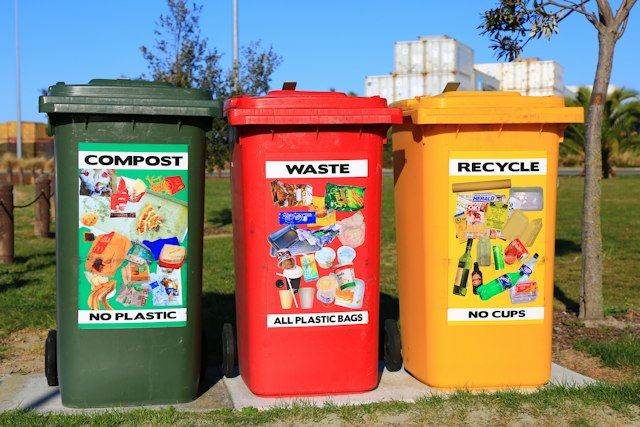
#> input picture iot-device/demo_assets/scene1.jpg, 640 x 427 px, found by its file name
$ python mock_smart_bin.py
#> lines starting #> are read from the running program, lines starting #| are printed output that depends on the picture; after the words box and inside, x2 and y2 are one past the last pixel; in counts of white or black regions, pixels touching at a corner belong together
import cv2
import numpy as np
import time
import requests
import urllib.request
import os

# ==================== 🛠️ 模拟环境配置 ====================
BACKEND_API_URL = "http://127.0.0.1:5000/api/v1/resident/submit-deposit"

# 🌟 三个场景的高清实物大图 URL (精心挑选的免版权、高画质工业废品检测场景图)
IMAGE_URLS = {
    "scenario_1": "https://images.unsplash.com/photo-1611284446314-60a58ac0deb9?auto=format&fit=crop&w=640&q=80", # 废塑料与杂质堆
    "scenario_2": "https://images.unsplash.com/photo-1542601906990-b4d3fb778b09?auto=format&fit=crop&w=640&q=80", # 泥泞与脏塑料瓶
    "scenario_3": "https://images.unsplash.com/photo-1528190336454-13cd56b45b5a?auto=format&fit=crop&w=640&q=80"  # 撕标、捏扁的完美PET塑料瓶堆
}

# 本地缓存路径
CACHE_DIR = "demo_assets"
if not os.path.exists(CACHE_DIR):
    os.makedirs(CACHE_DIR)

# 3段式 Demo 剧情定义
DEMO_SCENARIOS = [
    {
        "item_name": "Mixed Plastics with Organic Waste",
        "purity": 0,
        "is_anomaly": True,
        "hud_color": (0, 0, 255),  # 红色 BGR
        "msg": "❌ [AI REJECTED] Organic waste detected (Banana Peel). Lock engaged. Please remove the anomaly.",
        "purity_coefficient": 0.0,
        "img_path": os.path.join(CACHE_DIR, "scene1.jpg"),
        "img_url": IMAGE_URLS["scenario_1"]
    },
    {
        "item_name": "Contaminated PET Bottles",
        "purity": 50,
        "is_anomaly": False,
        "hud_color": (0, 140, 255),  # 黄色 BGR
        "msg": "⚠️ [AI WARNED] Contaminated PET (Liquid Residual detected). Shute unlocked with 50% payout penalty.",
        "purity_coefficient": 0.5,
        "img_path": os.path.join(CACHE_DIR, "scene2.jpg"),
        "img_url": IMAGE_URLS["scenario_2"]
    },
    {
        "item_name": "Premium PET Bottles",
        "purity": 98,
        "is_anomaly": False,
        "hud_color": (38, 192, 28),  # 绿色 BGR
        "msg": "✅ [AI VERIFIED] Premium Clean PET. 98% purity. Lock disengaged. Payout processing...",
        "purity_coefficient": 1.0,
        "img_path": os.path.join(CACHE_DIR, "scene3.jpg"),
        "img_url": IMAGE_URLS["scenario_3"]
    }
]

def download_assets():
    """静默下载高清实物演示图片"""
    print("📦 [Asset Preloader] Pre-loading high-resolution industrial waste imagery for Demo...")
    headers = {'User-Agent': 'Mozilla/5.0 (Windows NT 10.0; Win64; x64)'}
    for sc in DEMO_SCENARIOS:
        if not os.path.exists(sc["img_path"]):
            print(f"  -> Downloading {os.path.basename(sc['img_path'])}...")
            try:
                req = urllib.request.Request(sc["img_url"], headers=headers)
                with urllib.request.urlopen(req) as response, open(sc["img_path"], 'wb') as out_file:
                    out_file.write(response.read())
            except Exception as e:
                print(f"  ⚠️ Download failed for {os.path.basename(sc['img_path'])}: {e}. Generating fallback canvas.")

# 一键预载
download_assets()

def run_ai_camera_inspection(stage_index):
    """
    启动边缘 AI 摄像头：
    - 🟢 【方案 C】：直接在 OpenCV 画面中载入真实的工业废塑料现场照片，并在上方绘制精准的目标检测红/黄/绿框！
    """
#> called with stage_index = 0
    scenario = DEMO_SCENARIOS[stage_index]
    print(f"\n[AI Edge Vision] Running Demo Stage {stage_index+1}/3: Scan Item...")

    # 尝试加载下载好的高清实景照片
    frame = cv2.imread(scenario["img_path"])
#> frame is the input picture: shape (427, 640, 3); mean B, G, R 106.5, 127.8, 145.7

    # 如果图片未能成功加载，生成一张优雅的暗色背景做兜底
    if frame is None:
        frame = np.ones((480, 640, 3), dtype="uint8") * 24
    else:
        # 将图片裁剪/缩放到标准的 640x480 分辨率，以便铺满窗口
        frame = cv2.resize(frame, (640, 480))
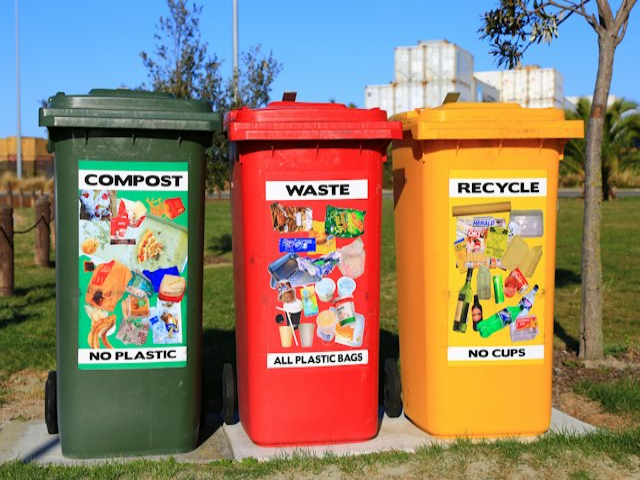
#> frame: shape (480, 640, 3); mean B, G, R 106.4, 127.7, 145.7

    h, w, _ = frame.shape
#> h = 480; w = 640
    box_x1, box_y1 = int(w * 0.12), int(h * 0.12)
#> box_x1 = 76; box_y1 = 57
    box_x2, box_y2 = int(w * 0.88), int(h * 0.88)
#> box_x2 = 563; box_y2 = 422

    # 制作暗色科技半透明滤镜，突出中间的 AI 检测框
    overlay = frame.copy()
    cv2.rectangle(overlay, (0, 0), (w, h), (10, 10, 10), -1)
#> overlay: shape (480, 640, 3); every value is 10
    # 局部还原亮色区域（即扫描框内部保留原图亮度）
    cv2.rectangle(overlay, (box_x1, box_y1), (box_x2, box_y2), (0, 0, 0), -1)
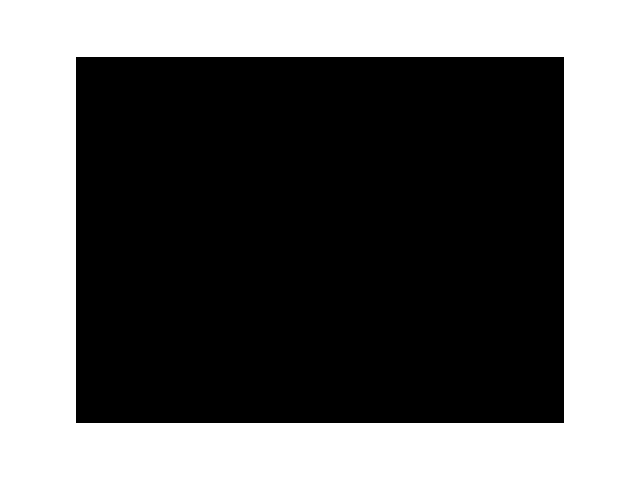
#> overlay: shape (480, 640, 3); values 0 (black) and 10 (white), 41.9% white; 1 white region, box (x1, y1, x2, y2) and area: (0, 0, 640, 480) 128592
    frame = cv2.addWeighted(overlay, 0.45, frame, 0.55, 0)
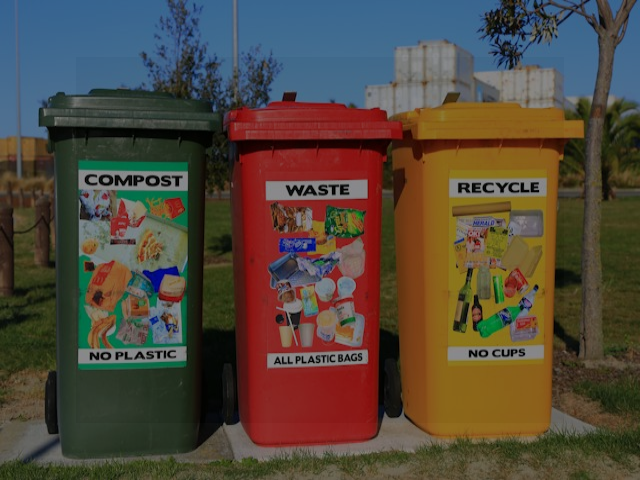
#> frame: shape (480, 640, 3); mean B, G, R 60.4, 72.1, 82

    # ==================== 🌟 方案 C：在实物照片上精准叠加 AI 检测框 🌟 ====================

    # 剧情 1：在真实的塑料瓶堆照片里，用重红方框圈出隐藏的有机香蕉皮异常
    if stage_index == 0:
        # 给周围的背景塑料废弃物框上细绿框
        cv2.rectangle(frame, (box_x1 + 25, box_y1 + 40), (box_x1 + 160, box_y1 + 180), (38, 192, 28), 1)
        cv2.putText(frame, "PET Plastic (89%)", (box_x1 + 25, box_y1 + 32), cv2.FONT_HERSHEY_SIMPLEX, 0.38, (38, 192, 28), 1, cv2.LINE_AA)

        cv2.rectangle(frame, (box_x1 + 280, box_y1 + 100), (box_x1 + 440, box_y1 + 240), (38, 192, 28), 1)
        cv2.putText(frame, "Mixed Plastic (91%)", (box_x1 + 280, box_y1 + 92), cv2.FONT_HERSHEY_SIMPLEX, 0.38, (38, 192, 28), 1, cv2.LINE_AA)

        # 在实景中央最显眼的地方，精准绘制香蕉皮红框（模拟 AI 在大堆塑料中提取异常）
        peel_x1, peel_y1, peel_x2, peel_y2 = box_x1 + 110, box_y1 + 120, box_x1 + 310, box_y1 + 280
#> peel_x1 = 186; peel_y1 = 177; peel_x2 = 386; peel_y2 = 337
        cv2.rectangle(frame, (peel_x1, peel_y1), (peel_x2, peel_y2), (0, 0, 255), 2) # 红色异常框
        cv2.putText(frame, "ANOMALY: Banana Peel (Organic)", (peel_x1, peel_y1 - 18),
                    cv2.FONT_HERSHEY_SIMPLEX, 0.45, (0, 0, 255), 1, cv2.LINE_AA)
        cv2.putText(frame, "System Lock Engaged (98.4%)", (peel_x1, peel_y2 + 20),
                    cv2.FONT_HERSHEY_SIMPLEX, 0.4, (0, 0, 255), 1, cv2.LINE_AA)

    # 剧情 2：在污水/泥泞脏瓶堆照片里，红绿框并存，黄框圈出并警告带残留液体的脏瓶
    elif stage_index == 1:
        # 周边其他普通瓶
        cv2.rectangle(frame, (box_x1 + 30, box_y1 + 50), (box_x1 + 180, box_y1 + 170), (38, 192, 28), 1)
        cv2.putText(frame, "PET Bottle (94%)", (box_x1 + 30, box_y1 + 42), cv2.FONT_HERSHEY_SIMPLEX, 0.38, (38, 192, 28), 1, cv2.LINE_AA)

        # 核心脏瓶目标，圈出黄框
        dirty_x1, dirty_y1, dirty_x2, dirty_y2 = box_x1 + 150, box_y1 + 90, box_x1 + 380, box_y1 + 290
        cv2.rectangle(frame, (dirty_x1, dirty_y1), (dirty_x2, dirty_y2), (0, 140, 255), 2) # 黄色警告框
        cv2.putText(frame, "ALERT: Dirty PET (Residual Liquid)", (dirty_x1, dirty_y1 - 18),
                    cv2.FONT_HERSHEY_SIMPLEX, 0.45, (0, 140, 255), 1, cv2.LINE_AA)
        cv2.putText(frame, "Purity Penalty Applied: 50% Credit", (dirty_x1, dirty_y2 + 20),
                    cv2.FONT_HERSHEY_SIMPLEX, 0.4, (0, 140, 255), 1, cv2.LINE_AA)

    # 剧情 3：在完美的洗净捏扁瓶堆实物图上，全线拉满绿色检测框，展现顶级分类
    elif stage_index == 2:
        # 对画面中多个被识别到的完美可回收物叠加上错落有致的绿色目标框
        targets = [
            (30, 40, 180, 160, "#1"),
            (190, 50, 310, 200, "#2"),
            (60, 180, 250, 320, "#3"),
            (260, 190, 430, 330, "#4")
        ]
        for tx1, ty1, tx2, ty2, idx in targets:
            cv2.rectangle(frame, (box_x1 + tx1, box_y1 + ty1), (box_x1 + tx2, box_y1 + ty2), (38, 192, 28), 2)
            cv2.putText(frame, f"Premium PET {idx} (98%)", (box_x1 + tx1, box_y1 + ty1 - 10),
                        cv2.FONT_HERSHEY_SIMPLEX, 0.4, (38, 192, 28), 1, cv2.LINE_AA)

    # ==============================================================================

    # 绘制边缘 AI 外部定位大框
    cv2.rectangle(frame, (box_x1, box_y1), (box_x2, box_y2), scenario["hud_color"], 2)

    # 绘制高大上的工业中控流 HUD
    cv2.putText(frame, "ECOLOOP-FLOW EDGE AI CLASSIFIER v2.5", (20, 35),
                cv2.FONT_HERSHEY_SIMPLEX, 0.55, scenario["hud_color"], 2, cv2.LINE_AA)
    cv2.putText(frame, f"STATUS: {scenario['item_name'].upper()}", (20, 60),
                cv2.FONT_HERSHEY_SIMPLEX, 0.45, scenario["hud_color"], 1, cv2.LINE_AA)
    cv2.putText(frame, "PRESS [SPACE] TO CONFIRM AI ANALYSIS", (20, 85),
                cv2.FONT_HERSHEY_SIMPLEX, 0.4, (180, 180, 180), 1, cv2.LINE_AA)
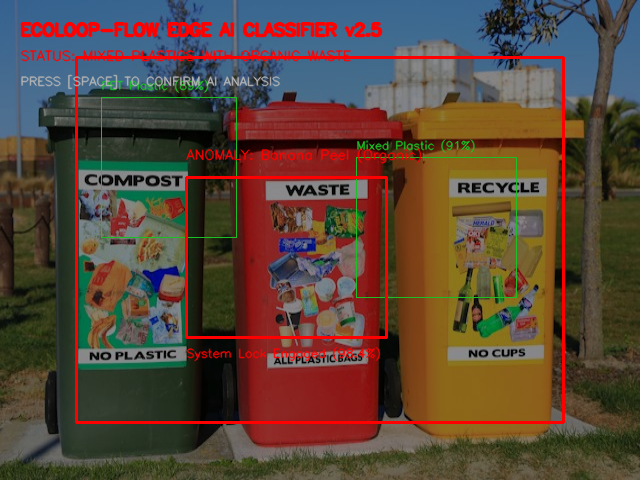
#> frame: shape (480, 640, 3); mean B, G, R 57.2, 70.1, 89.5

    cv2.imshow("EcoLoop Smart Bin - Single-Camera AI Inspector", frame)

    while True:
        key = cv2.waitKey(1) & 0xFF
#> (key Esc is pressed here)
        if key == 32: # 按空格确定扫描并执行结算
            # 镜头曝光闪烁效果
            flash = np.ones(frame.shape, dtype="uint8") * 255
            cv2.imshow("EcoLoop Smart Bin - Single-Camera AI Inspector", flash)
            cv2.waitKey(80)

            print(f"\n[AI INFERENCE] Analyzing textures, volume, and material specs...")
            time.sleep(1.0)
            print(scenario["msg"])
            break

    cv2.destroyAllWindows()
    return scenario["item_name"], scenario["purity"], scenario["is_anomaly"]


def main():
    print("====================================================")
    print("      EcoLoop-Flow IoT Smart Bin Console v2.5       ")
    print("====================================================")

    for i in range(3):
        print(f"\n🚀 Ready for Deposit Scenario {i+1}/3...")
        input("Press Enter to activate the smart bin lid scanning...")

        item_name, purity, is_anomaly = run_ai_camera_inspection(i)

        if is_anomaly:
            print("🚫 Deposit canceled. Shute remains locked.")
            continue

        weight_input = input(f"Enter simulated weight for {item_name} (in kg, e.g., 0.45): ")
        try:
            weight = float(weight_input)
        except ValueError:
            weight = 0.35

        scenario = DEMO_SCENARIOS[i]
        final_purity = purity / 100.0

        payload = {
            "weight": weight,
            "purity": final_purity,
            "item_type": item_name
        }

        print("📡 Sending telemetry to central server...")
        try:
            res = requests.post(BACKEND_API_URL, json=payload, timeout=2.0)
            if res.status_code == 200:
                print("✅ Telemetry synced successfully!")
                print(f"💰 Payout calculated: RM {weight * 10 * final_purity:.2f} (Purity Coefficient: {final_purity})")
            else:
                print("⚠️ Server returned an error, check backend connection.")
        except Exception as e:
            print(f"⚠️ Failed to connect to backend server: {e}")
#> pass 2 of the loop in main, `for i in range(3):`:
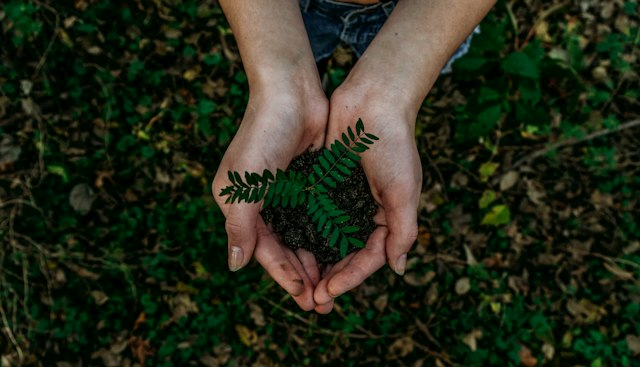
#> input picture iot-device/demo_assets/scene2.jpg, 640 x 367 px, found by its file name
#> in run_ai_camera_inspection, frame is the input picture: shape (367, 640, 3); mean B, G, R 25.7, 42.4, 38
#> in run_ai_camera_inspection (call 2), `frame = cv2.resize(frame, (640, 480))`:
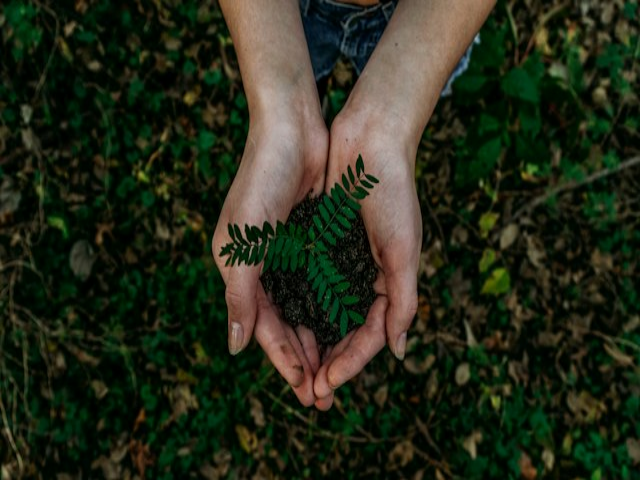
#> frame: shape (480, 640, 3); mean B, G, R 25.7, 42.3, 37.9
#> in run_ai_camera_inspection (call 2), `cv2.putText(frame, "PRESS [SPACE] TO CONFIRM AI ANALYSIS", (20, 85), c..`:
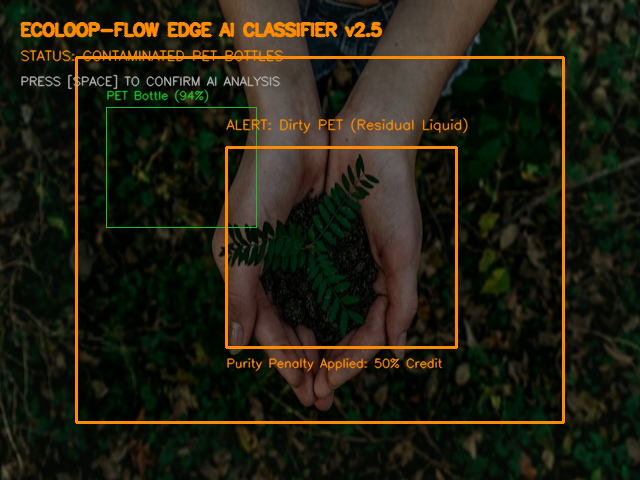
#> frame: shape (480, 640, 3); mean B, G, R 15.6, 30.7, 32.6
#> the answer given: ../iot-device/demo_assets/scene1.jpg

    print("\n🎉 Demo walk-through finished successfully!")

if __name__ == "__main__":
    main()
#> (the call stopped at in main, `res = requests.post(BACKEND_API_URL, json=payload, timeout=2.0)`: requests is not available in this run)
